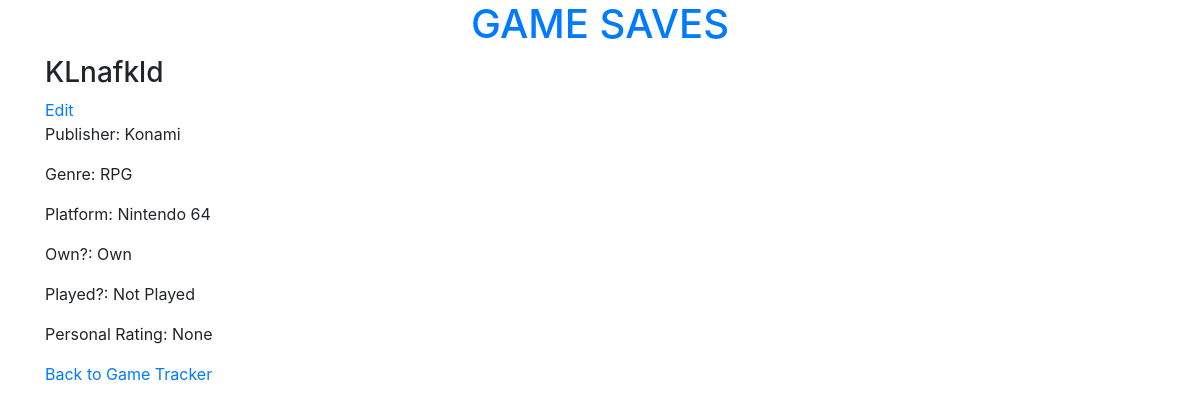
Before: /game/17 with the older database file.
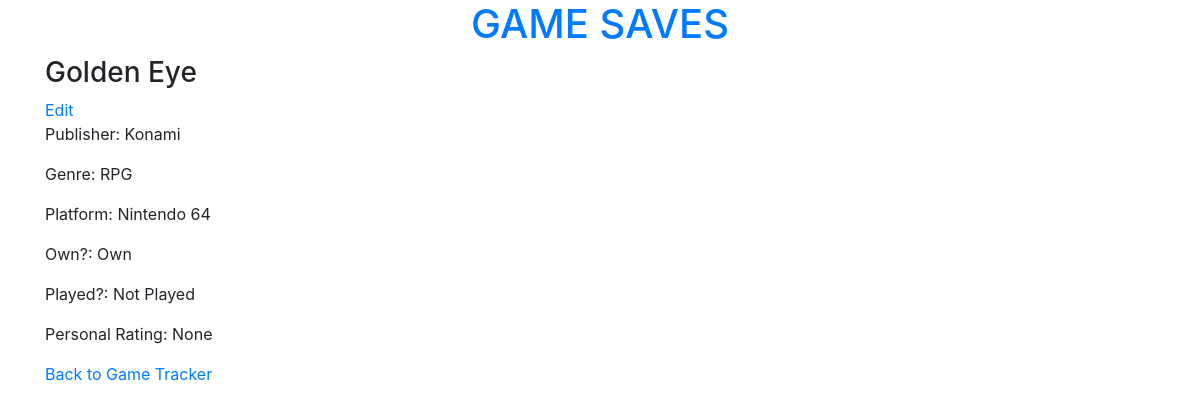
After: the same page with the newer database file.
### tracker/models.py (models this page shows, shortened)
class Game(models.Model):
    title = models.CharField(max_length=255)
    developer = models.ForeignKey('Developer', null=True)
    publisher = models.ForeignKey('Publisher')
    genre = models.ForeignKey('Genre')
    platform = models.ForeignKey('Platform')
    OWN_STATUS_CHOICES = (
        ('Own', 'Own'),
        ('Want', 'Want'),
    )
    own_status = models.CharField(max_length=4, choices=OWN_STATUS_CHOICES, default='Want')
    PLAY_STATUS_CHOICES = (
        ('Played', 'Played'),
        ('Not Played', 'Not Played'),
    )
    play_status = models.CharField(max_length=10, choices=PLAY_STATUS_CHOICES, default='Not Played')
    personal_rating = models.IntegerField(
        validators = [MaxValueValidator(5), MinValueValidator(1)],
        null=True,
        blank=True,
    )
    class Meta:
        ordering = ['title']

class Publisher(models.Model):
    name = models.CharField(max_length=255)
    class Meta:
        ordering = ['name']
    def __str__(self):
        return self.name

class Genre(models.Model):
    name = models.CharField(max_length=255)
    class Meta:
        ordering = ['name']
    def __str__(self):
        return self.name

class Platform(models.Model):
    system = models.CharField(max_length=255)
    class Meta:
        ordering = ['system']
    def __str__(self):
        return self.system

### tracker/views.py (the view)
# urls.py: url(r'^game/(?P<pk>\d+)$', views.GameDetailView.as_view(), name='detail'),
class GameDetailView(DetailView):
    model = Game

### tracker/templates/tracker/game_detail.html
{% extends 'tracker/base.html' %}
{% block content %}
<h3>{{ game.title }}</h3>
<a href="{% url 'update' pk=game.pk %}">Edit</a>
<p>Publisher: {{ game.publisher }}</p>
<p>Genre: {{ game.genre }}</p>
<p>Platform: {{ game.platform }}</p>
{% if game.own_status == "Want" %}
<p>Own?: <a href="https://www.amazon.com/s?url=search-alias%3Dvideogames&field-keywords={{ game.title }}" target="_blank">{{ game.own_status }}</a></p>
{% else %}
<p>Own?: {{ game.own_status }}</p>
{% endif %}
<p>Played?: {{ game.play_status }}</p>
<p>Personal Rating: {{ game.personal_rating }}</p>
<a href="{% url 'games:list' %}">Back to Game Tracker</a>
{% endblock %}

Changed rows visible on the page:
changed Game "Own": title "KLnafkld" → "Golden Eye"
